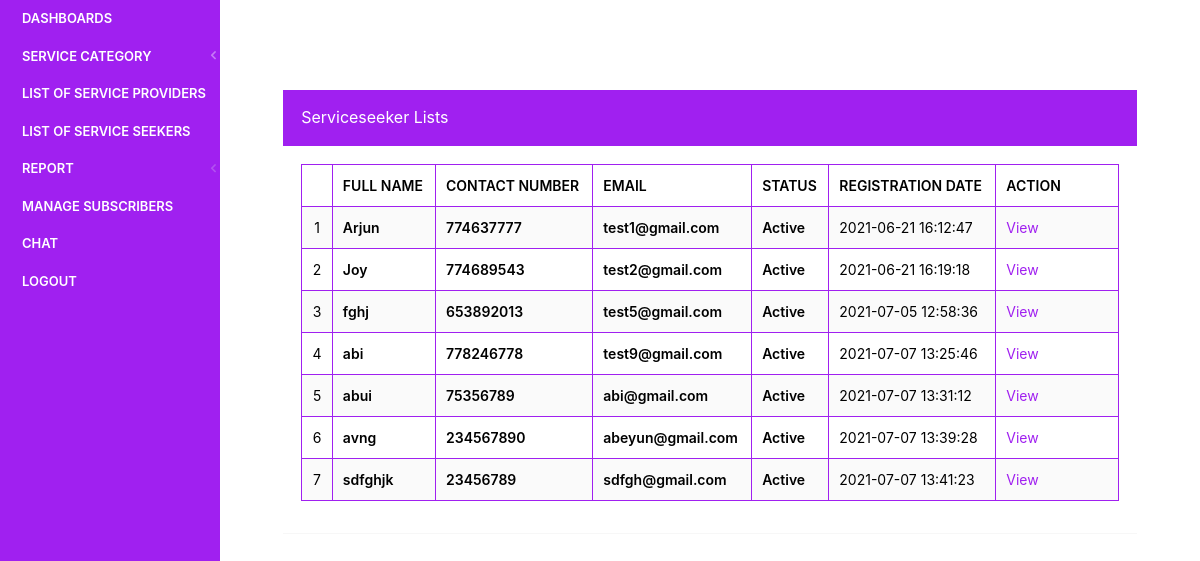
/findus/admin/reg-jobseekers.php (signed in), run on an earlier commit of the app's database.
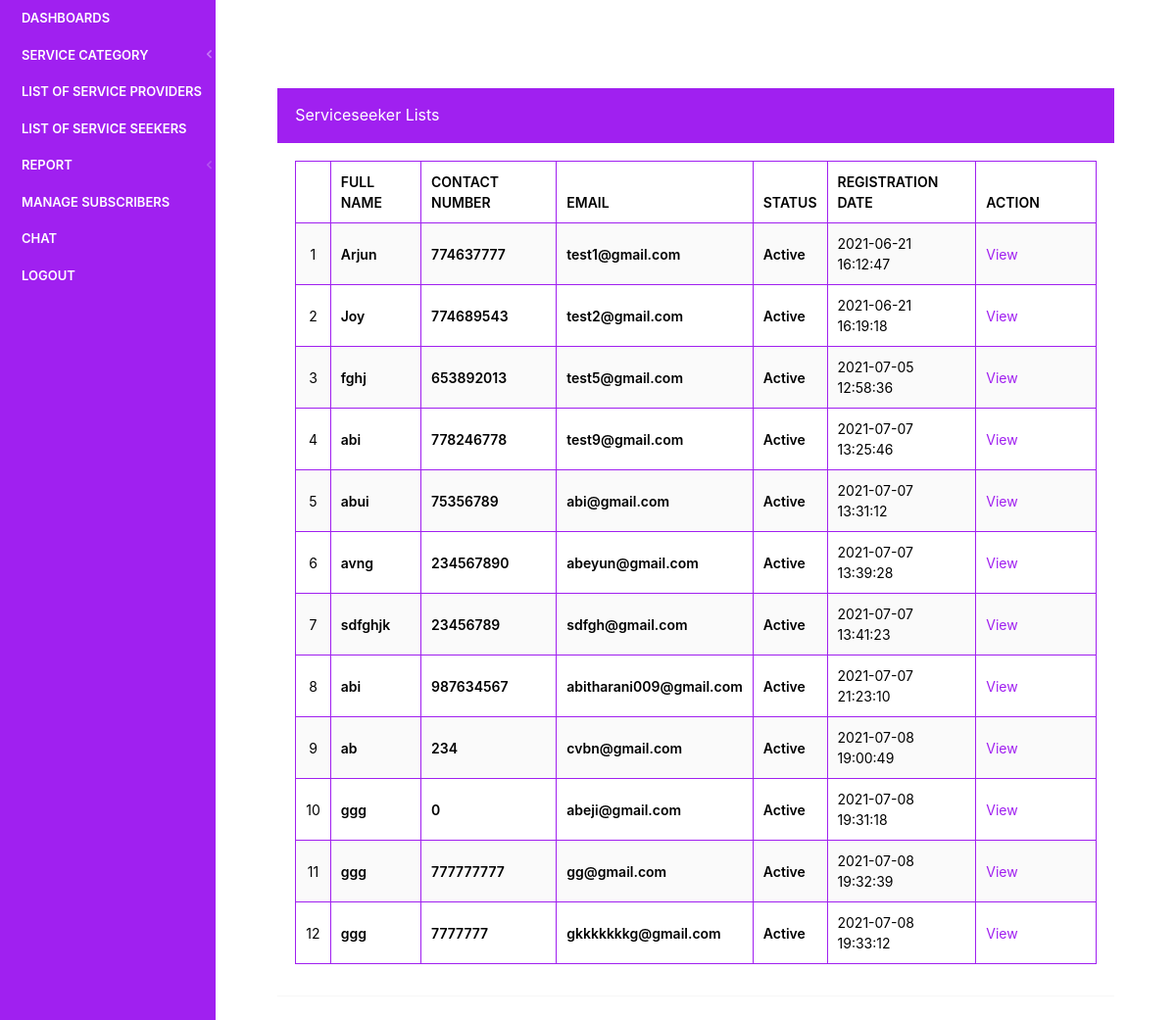
And on a later commit of the database.
### tables this page shows
CREATE TABLE `tbljobseekers` (
  `id` int(11) NOT NULL,
  `FullName` varchar(150) DEFAULT NULL,
  `EmailId` varchar(150) DEFAULT NULL,
  `ContactNumber` bigint(15) DEFAULT NULL,
  `Password` varchar(150) DEFAULT NULL,
  `reset_pass` varchar(150) DEFAULT NULL,
  `ProfilePic` varchar(200) DEFAULT NULL,
  `RegDate` timestamp NULL DEFAULT current_timestamp(),
  `LastUpdationDate` timestamp NULL DEFAULT NULL ON UPDATE current_timestamp(),
  `IsActive` int(1) DEFAULT NULL
);

### findus/admin/reg-jobseekers.php (the view, shortened to what this page needs)
<?php
include('includes/dbconnection.php');
if (strlen($_SESSION['jpaid']==0)) {
  header('location:logout.php');
  } else{
  ?>
<!doctype html>
<html lang="en" class="no-focus">
    <head>
        <link rel="stylesheet" href="assets/js/plugins/datatables/dataTables.bootstrap4.min.css">
        <link rel="stylesheet" id="css-main" href="assets/css/codebase.min.css">
    </head>
    <body>
        <div id="page-container" class="sidebar-o sidebar-inverse side-scroll page-header-fixed main-content-narrow">
           <?php include_once('includes/sidebar.php');?>
            <main id="main-container">
                <div class="content">
                    <div class="block">
                        <div class="block-header bg-gd-emerald">
                                    <h3 class="block-title" style="color:#fff">Serviceseeker Lists</h3>
                                </div>
                        <div class="block-content block-content-full">
                            <table class="table table-bordered table-striped table-vcenter">
                                <thead>
                                    <tr style="color:#000;">
                                        <th class="text-center"></th>
                                        <th>Full Name</th>
                                       <th>Contact Number</th>
                                       <th>Email</th>
                                        <th>Status</th>
                                        <th class="d-none d-sm-table-cell">Registration Date</th>
                                        <th class="d-none d-sm-table-cell" style="width: 15%;">Action</th>
                                       </tr>
                                </thead>
                                <tbody>
                                    <?php
$sql="SELECT * from tbljobseekers";
$query = $dbh -> prepare($sql);
$query->execute();
$results=$query->fetchAll(PDO::FETCH_OBJ);
$cnt=1;
if($query->rowCount() > 0)
{
foreach($results as $row)
{               ?>
                                    <tr style="color:#000;">
                                        <td class="text-center"><?php echo htmlentities($cnt);?></td>
                                        <td class="font-w600"><?php  echo htmlentities($row->FullName);?></td>
                                        <td class="font-w600"><?php  echo htmlentities($row->ContactNumber);?></td>
                                        <td class="font-w600"><?php  echo htmlentities($row->EmailId);?></td>
                                        <?php if($row->IsActive=='1'){ ?>
                                        <td class="font-w600"><?php echo "Active"; ?></td>
                                        <?php } else { ?>
                                            <td class="font-w600"><?php echo "Inactive"; ?></td><?php } ?>
                                        <td class="d-none d-sm-table-cell"><?php  echo htmlentities($row->RegDate);?></td>
                                         <td class="d-none d-sm-table-cell"><a href="view-jobseeker-details.php?viewid=<?php echo htmlentities ($row->id);?>">View</a></td>
                                    </tr>
                                    <?php $cnt=$cnt+1;}} ?>
                                </tbody>
                            </table>
                        </div>
                    </div>
                </div>
            </main>
        </div>
    </body>
</html>
<?php }  ?>

What changed in the data, as far as the page shows it:
added tbljobseekers: FullName "abi", ContactNumber "987634567", EmailId "abitharani009@gmail.com", IsActive "Active", RegDate "2021-07-07 21:23:10"
added tbljobseekers: FullName "ab", ContactNumber "234", EmailId "cvbn@gmail.com", IsActive "Active", RegDate "2021-07-08 19:00:49"
added tbljobseekers: FullName "ggg", ContactNumber "0", EmailId "abeji@gmail.com", IsActive "Active", RegDate "2021-07-08 19:31:18"
added tbljobseekers: FullName "ggg", ContactNumber "777777777", EmailId "gg@gmail.com", IsActive "Active", RegDate "2021-07-08 19:32:39"
added tbljobseekers: FullName "ggg", ContactNumber "7777777", EmailId "gkkkkkkkg@gmail.com", IsActive "Active", RegDate "2021-07-08 19:33:12"
